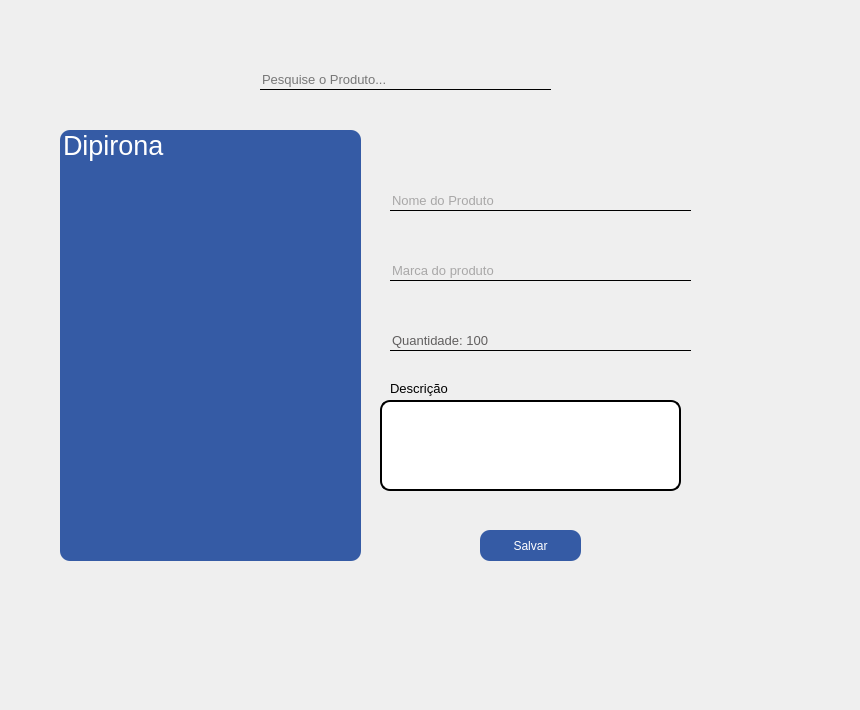
    <widget class="QWidget" name="pag_editar_produto">
     <widget class="QPushButton" name="btn_Salvar">
      <property name="geometry">
       <rect>
        <x>480</x>
        <y>530</y>
        <width>101</width>
        <height>31</height>
       </rect>
      </property>
      <property name="cursor">
       <cursorShape>PointingHandCursor</cursorShape>
      </property>
      <property name="styleSheet">
       <string notr="true">QPushButton{
	border-radius: 10px;
    color: rgb(255, 255, 255);
	background-color: rgb(53, 91, 165);
}</string>
      </property>
      <property name="text">
       <string>Salvar</string>
      </property>
     </widget>
     <widget class="QLineEdit" name="inp_Marca_do_Produto">
      <property name="geometry">
       <rect>
        <x>390</x>
        <y>260</y>
        <width>301</width>
        <height>21</height>
       </rect>
      </property>
      <property name="font">
       <font>
        <pointsize>10</pointsize>
       </font>
      </property>
      <property name="styleSheet">
       <string notr="true">QLineEdit {
	color: rgb(97, 95, 95);
	border: none;
	border-bottom: 1px solid #000000;
	background-color: transparent
}</string>
      </property>
      <property name="text">
       <string/>
      </property>
      <property name="placeholderText">
       <string>Marca do produto</string>
      </property>
     </widget>
     <widget class="QLineEdit" name="inp_descricao">
      <property name="geometry">
       <rect>
        <x>380</x>
        <y>400</y>
        <width>301</width>
        <height>91</height>
       </rect>
      </property>
      <property name="font">
       <font>
        <pointsize>10</pointsize>
       </font>
      </property>
      <property name="styleSheet">
       <string notr="true">QLineEdit{
	border-style: outset;
	border-width: 2px;
	border-radius: 10px;
	border-color: black;
}</string>
      </property>
      <property name="cursorPosition">
       <number>0</number>
      </property>
      <property name="alignment">
       <set>Qt::AlignLeading|Qt::AlignLeft|Qt::AlignTop</set>
      </property>
      <property name="placeholderText">
       <string/>
      </property>
     </widget>
     <widget class="QLabel" name="img_lupa">
      <property name="geometry">
       <rect>
        <x>240</x>
        <y>70</y>
        <width>21</width>
        <height>21</height>
       </rect>
      </property>
      <property name="text">
       <string/>
      </property>
      <property name="pixmap">
       <pixmap>imagens/searchmagnifierinterfacesymbol1_79893.ico</pixmap>
      </property>
      <property name="scaledContents">
       <bool>true</bool>
      </property>
     </widget>
     <widget class="QListWidget" name="listWidget">
      <property name="geometry">
       <rect>
        <x>60</x>
        <y>130</y>
        <width>301</width>
        <height>431</height>
       </rect>
      </property>
      <property name="styleSheet">
       <string notr="true">QListWidget{
	border-radius: 10px;
	background-color: rgb(53, 91, 165);
	color: white;

}</string>
      </property>
      <property name="frameShape">
       <enum>QFrame::StyledPanel</enum>
      </property>
      <property name="frameShadow">
       <enum>QFrame::Sunken</enum>
      </property>
      <item>
       <property name="text">
        <string>Dipirona</string>
       </property>
       <property name="font">
        <font>
         <pointsize>20</pointsize>
         <kerning>false</kerning>
        </font>
       </property>
       <property name="background">
        <brush brushstyle="NoBrush">
         <color alpha="255">
          <red>255</red>
          <green>255</green>
          <blue>255</blue>
         </color>
        </brush>
       </property>
       <property name="foreground">
        <brush brushstyle="NoBrush">
         <color alpha="255">
          <red>255</red>
          <green>255</green>
          <blue>255</blue>
         </color>
        </brush>
       </property>
      </item>
     </widget>
     <widget class="QLineEdit" name="inp_pesquisar_produto">
      <property name="geometry">
       <rect>
        <x>260</x>
        <y>70</y>
        <width>291</width>
        <height>20</height>
       </rect>
      </property>
      <property name="font">
       <font>
        <pointsize>10</pointsize>
       </font>
      </property>
      <property name="styleSheet">
       <string notr="true">QLineEdit {
	border: none;
	border-bottom: 1px solid #000000;
	background-color: transparent
}</string>
      </property>
      <property name="inputMask">
       <string/>
      </property>
      <property name="text">
       <string/>
      </property>
      <property name="placeholderText">
       <string>Pesquise o Produto...</string>
      </property>
     </widget>
     <widget class="QLineEdit" name="inp_Nome_do_Produto">
      <property name="geometry">
       <rect>
        <x>390</x>
        <y>190</y>
        <width>301</width>
        <height>21</height>
       </rect>
      </property>
      <property name="font">
       <font>
        <pointsize>10</pointsize>
       </font>
      </property>
      <property name="toolTipDuration">
       <number>-1</number>
      </property>
      <property name="styleSheet">
       <string notr="true">QLineEdit {
	color: rgb(97, 95, 95);
	border: none;
	border-bottom: 1px solid #000000;
	background-color: transparent
	
}</string>
      </property>
      <property name="text">
       <string/>
      </property>
      <property name="placeholderText">
       <string>Nome do Produto</string>
      </property>
     </widget>
     <widget class="QLabel" name="img_triangulo_azul">
      <property name="geometry">
       <rect>
        <x>-10</x>
        <y>520</y>
        <width>101</width>
        <height>91</height>
       </rect>
      </property>
      <property name="text">
       <string/>
      </property>
      <property name="pixmap">
       <pixmap>imagens/Group 50imagens2.jpg</pixmap>
      </property>
      <property name="scaledContents">
       <bool>true</bool>
      </property>
     </widget>
     <widget class="QLabel" name="lbl_descricao">
      <property name="geometry">
       <rect>
        <x>390</x>
        <y>380</y>
        <width>61</width>
        <height>16</height>
       </rect>
      </property>
      <property name="font">
       <font>
        <pointsize>10</pointsize>
       </font>
      </property>
      <property name="autoFillBackground">
       <bool>false</bool>
      </property>
      <property name="text">
       <string>Descrição</string>
      </property>
     </widget>
     <widget class="QLineEdit" name="lbl_quantidade">
      <property name="geometry">
       <rect>
        <x>390</x>
        <y>330</y>
        <width>301</width>
        <height>21</height>
       </rect>
      </property>
      <property name="font">
       <font>
        <pointsize>10</pointsize>
       </font>
      </property>
      <property name="styleSheet">
       <string notr="true">QLineEdit {
	color: rgb(97, 95, 95);
	border: none;
	border-bottom: 1px solid #000000;
	background-color: transparent
}</string>
      </property>
      <property name="inputMask">
       <string/>
      </property>
      <property name="text">
       <string>Quantidade: 100</string>
      </property>
      <property name="readOnly">
       <bool>true</bool>
      </property>
      <property name="placeholderText">
       <string/>
      </property>
     </widget>
     <widget class="QLabel" name="lbl_barraLateral_4">
      <property name="geometry">
       <rect>
        <x>800</x>
        <y>100</y>
        <width>51</width>
        <height>601</height>
       </rect>
      </property>
      <property name="text">
       <string/>
      </property>
      <property name="pixmap">
       <pixmap resource="QRC_login.qrc">:/imagens/imagens/barra do perfil.png</pixmap>
      </property>
      <property name="scaledContents">
       <bool>true</bool>
      </property>
     </widget>
     <widget class="QLabel" name="lbl_barraLateral_5">
      <property name="geometry">
       <rect>
        <x>730</x>
        <y>0</y>
        <width>51</width>
        <height>601</height>
       </rect>
      </property>
      <property name="text">
       <string/>
      </property>
      <property name="pixmap">
       <pixmap resource="QRC_login.qrc">:/imagens/imagens/barra do perfil.png</pixmap>
      </property>
      <property name="scaledContents">
       <bool>true</bool>
      </property>
     </widget>
     <zorder>img_triangulo_azul</zorder>
     <zorder>btn_Salvar</zorder>
     <zorder>inp_Marca_do_Produto</zorder>
     <zorder>inp_descricao</zorder>
     <zorder>img_lupa</zorder>
     <zorder>listWidget</zorder>
     <zorder>inp_pesquisar_produto</zorder>
     <zorder>inp_Nome_do_Produto</zorder>
     <zorder>lbl_descricao</zorder>
     <zorder>lbl_quantidade</zorder>
     <zorder>lbl_barraLateral_4</zorder>
     <zorder>lbl_barraLateral_5</zorder>
    </widget>
